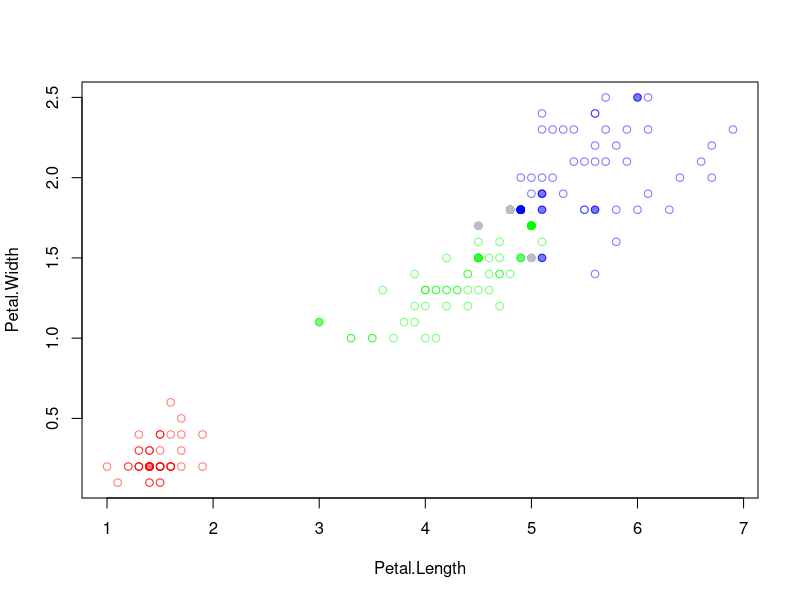

This figure's R source: (Note: a time limit stopped this script after it produced the figure.)
norm <- (function(x) if(!is.factor(x))(x-min(x))/(max(x)-min(x)) else x)
dst1 <- (function(a,b) dist(rbind(a, b))) # euclidian 
dst2 <- (function(a,b) sum((a-b)^2)) # euclidian squared
ker1 <- (function(r) max(0.75*(1-r*r),0)) # epanechnikov
ker2 <- (function(r) max(0,9375*(1-r*r),0)) # quartic
ker3 <- (function(r) max(1-abs(r),0)) # triangle
ker4 <- (function(r) ((2*pi)^(-0.5))*exp(-0.5*r*r)) # gaussian
ker5 <- (function(r) ifelse(abs(r)<=1, 0.5, 0)) # uniform
sortByDist <- function(set, x, n, m, dist){
  distances <- data.frame(set[,m+1])
  for(i in 1:n)
    distances[i, 2] <- dist(set[i, 1:m], x)
  return(distances[order(distances[, 2]), ])
}
# nearest neighbor classifers main params:
# trainSet - data frame with rows representing training objects
# each column represents some numerical feature, last column is label factor
# u - object to classify
# returns c(label, margin)
kNNClassifier <- function(trainSet, u, metric = dst1, k){
  rowsNum <- dim(trainSet)[1]; varsNum <- dim(trainSet)[2]-1
  labels = levels(trainSet[rowsNum, varsNum+1])
  orderedDist <- sortByDist(trainSet, u, rowsNum, varsNum, metric)
  kNNeighbors <- orderedDist[1:k,1]
  lst <- orderedDist[k,2]
  countTable <- table(kNNeighbors)
  maxLabelIdx = which.max(countTable)
  return(c(labels[maxLabelIdx], abs(max(countTable)-max(countTable[-maxLabelIdx]))))
}
kWNNClassifier <- function(trainSet, u, metric = dst1, k, q){
  rowsNum <- dim(trainSet)[1]; varsNum <- dim(trainSet)[2]-1
  labels = levels(trainSet[rowsNum, varsNum+1])
  orderedDist <- sortByDist(trainSet, u, rowsNum, varsNum, metric)
  labelCount = numeric(length(labels))
  for(i in 1:k){
    labelCount[orderedDist[i,1]] = labelCount[orderedDist[i,1]] + q**(i-1)
  }
  maxLabelIdx = which.max(labelCount)
  return(c(labels[maxLabelIdx], abs(max(labelCount)-max(labelCount[-maxLabelIdx]))))
}
parzenClassifier <- function(trainSet, u, metric = dst1, h=0, k=NA, ker = ker1){
  rowsNum <- dim(trainSet)[1]; varsNum <- dim(trainSet)[2]-1
  labels = levels(trainSet[rowsNum, varsNum+1])
  orderedDist <- sortByDist(trainSet, u, rowsNum, varsNum, metric)
  if(!is.na(k)){
    while(h==0){
      h = orderedDist[k+1, 2]
      k=k+1
    }
  } 
  labelCount = numeric(length(labels))
  for(i in 1:rowsNum){
    labelCount[orderedDist[i,1]] = labelCount[orderedDist[i,1]] + ker(orderedDist[i, 2]/h)
  }
  maxLabelIdx = which.max(labelCount)
  return(c(labels[maxLabelIdx], abs(max(labelCount)-max(labelCount[-maxLabelIdx]))))
}
potentialClassifier <- function(trainSet, u, hyParams, metric = dst1, ker = ker1){
  rowsNum <- dim(trainSet)[1]; varsNum <- dim(trainSet)[2]-1
  labels = levels(trainSet[rowsNum, varsNum+1])
  orderedDist <- sortByDist(trainSet, u, rowsNum, varsNum, metric)

  labelCount = numeric(length(labels))
  for(i in 1:rowsNum){
    j = as.numeric(row.names(orderedDist[i,]))
    labelCount[orderedDist[i,1]] = labelCount[orderedDist[i,1]] + hyParams[j,2]*ker(orderedDist[i, 2]/hyParams[j,1])
  }
  maxLabelIdx = which.max(labelCount)
  return(c(labels[maxLabelIdx], abs(max(labelCount)-max(labelCount[-maxLabelIdx]))))
}

potentialParamsFinder <- function(dataSet){
  n = dim(dataSet)[1]; m = dim(dataSet)[2]-1
  params = cbind(rep(1,n), rep(0,n))
  for(i in 1:n){
    repeat{
      res = potentialClassifier(dataSet, dataSet[i, 1:m], params)[1]
      if(res == dataSet[i,m+1]) break
      params[i,2] = params[i,2] + 1
    }
  }
  return(params)
}
LOO <- function(classifier, classifierArgs, dataSet, paramName, paramRange){
  rows <- dim(dataSet)[1]
  cols <- dim(dataSet)[2]-1
  risks <- vector('numeric', length(paramRange))
  minErr <- rows
  bestParam = 0; j=1; paramIdx = 1
  for(param in paramRange){
    err = 0
    for(i in 1:rows){
      currentArgs = c(list(dataSet[-i, ], dataSet[i, 1:cols]),classifierArgs)
      currentArgs[paramName] = param
      class <- do.call(classifier, currentArgs)[1]
      if(class != dataSet[i,cols+1])
        err <- err+1
    }
    if(err < minErr){
      minErr = err
      bestParam = param
      paramIdx = j
    }
    risks[j] = err/rows
    j = j+1
    message(paste("current ", paramName, " = ", sep=''), param, " out of ", paramRange[length(paramRange)])
  }
  message(paste("best ", paramName, ": ", sep=''), bestParam)
  message("errors made: ", minErr)
  message("empirical risk: ", minErr/rows)
  plot(paramRange, risks, xlab=paramName, ylab='LOO', col='red', type='l')
  points(bestParam, risks[paramIdx], bg='red', col='red', pch=21)
  text(bestParam, risks[paramIdx], paste(paramName,"=",bestParam), pos=3)
  return(bestParam)
}
STOLP <- function(set, threshold, classifier, argsList){
  plot(iris[,3:4], bg=colors2[iris$Species], col=colors2[iris$Species])
  rowsNum <- dim(set)[1]
  varsNum <- dim(set)[2]-1
  toDelete = numeric()
  for(i in 1:rowsNum){
    currentArgs = c(list(set, set[i, 1:varsNum]),argsList)
    res = do.call(classifier,currentArgs)
    if(res[1] != set[i, varsNum+1]){
      toDelete <- c(toDelete, i)
    }
  }
  points(set[toDelete,], pch=21, bg='grey', col='grey') # debug
  set = set[-toDelete, ]; rowsNum = rowsNum - length(toDelete)
  labels = levels(set[rowsNum,varsNum+1])
  maxRes = rep(0, length(labels)); names(maxRes)<-labels
  maxLabel = rep(0, length(labels)); names(maxLabel)<-labels
  for(i in 1:rowsNum){
    currentArgs = c(list(set, set[i, 1:varsNum]),argsList)
    res = do.call(classifier,currentArgs)
    if(res[2] > maxRes[res[1]]){
      maxRes[res[1]] = res[2]
      maxLabel[res[1]] = i
    }
  }
  regular = set[maxLabel, ]
  points(regular, pch=21, bg=colors2[regular$Species], col=colors2[regular$Species])
  repeat{
    errCount = 0L; toAdd = 0L; maxAbsMargin = -1
    for(i in 1:rowsNum){
      currentArgs = c(list(regular, set[i, 1:varsNum]),argsList)
      res = do.call(classifier,currentArgs)
      if(res[1] != set[i, varsNum+1]){
        errCount = errCount + 1
        if(as.double(res[2]) > maxAbsMargin)
          toAdd <- i
          maxAbsMargin <- as.double(res[2])
      }
    }
    if(errCount <= threshold)
      return(regular)
    newRegular = set[toAdd,]
    regular = rbind(regular,newRegular)
    points(newRegular, pch=21, bg=colors2[newRegular$Species], col=colors2[newRegular$Species])
  }
}
mapIris <- function(classifier, argsList){
  plot(iris[,3:4], pch=21, bg=colors1[iris$Species], col=colors1[iris$Species])
  xSteps = seq(1,7,0.1) # seq(0,1,0.02) if normalized
  ySteps = seq(0.1,2.5,0.1)
  for(x in xSteps)
    for(y in ySteps){
      currentArgs = c(list(u=c(x,y)), argsList)
      lbl = do.call(classifier, currentArgs)
      points(x, y, bg=colors2[lbl], col=colors2[lbl])
    }
}

colors1 <- c("setosa"="#FF000044", "versicolor"="#00FF0044", "virginica"="#0000FF44")
colors2 <- c("setosa" = "#FF000088", "versicolor" = "#00FF0088", "virginica" = "#0000FF88")
#as.data.frame(lapply(iris[,3:5], norm))
#LOO(kWNNClassifier, list(k=6), iris[,3:5], "q", seq(0.6,0.9,0.05))
etalons = STOLP(iris[,3:5], 1, parzenClassifier, list(k=1,ker=ker5))
mapIris(parzenClassifier, list(ker=ker5, k=1, trainSet=etalons))
